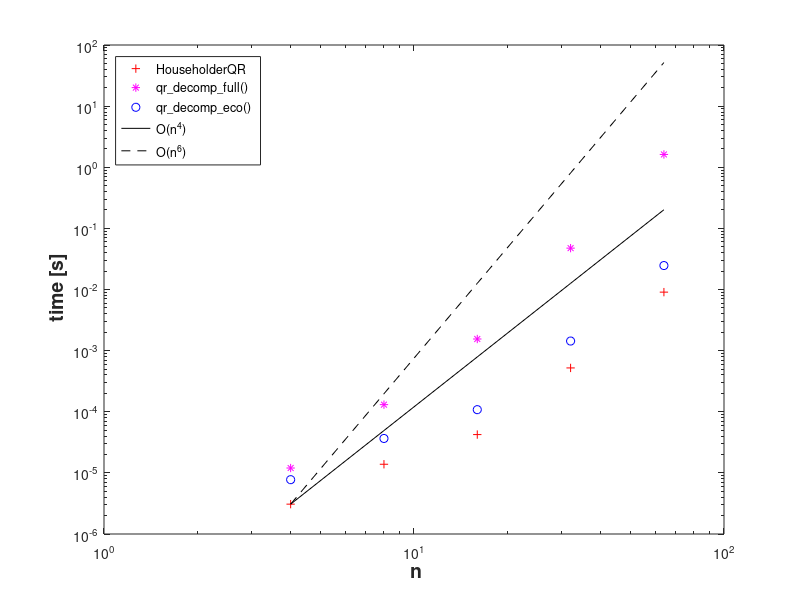

Recreate this plot in MATLAB.
delimiterIn = ' ';
headerlinesIn = 0;
r = importdata('housetime.dat', delimiterIn, headerlinesIn);

figure('name','housetiming');
loglog(r(:,1),r(:,2),'r+', r(:,1),r(:,3),'m*', r(:,1),r(:,4),'bo',...
       r(:,1),r(1,2)*r(:,1).^4/(r(1,1)^4),'k-',...
       r(:,1),r(1,2)*r(:,1).^6/(r(1,1)^6),'k--');
xlabel('{\bf n}','fontsize',14);
ylabel('{\bf time [s]}','fontsize',14);
legend('HouseholderQR','qr\_decomp\_full()','qr\_decomp\_eco()',...
       'O(n^4)','O(n^6)','location','northwest');

print -depsc2 './housetime_m.eps';



